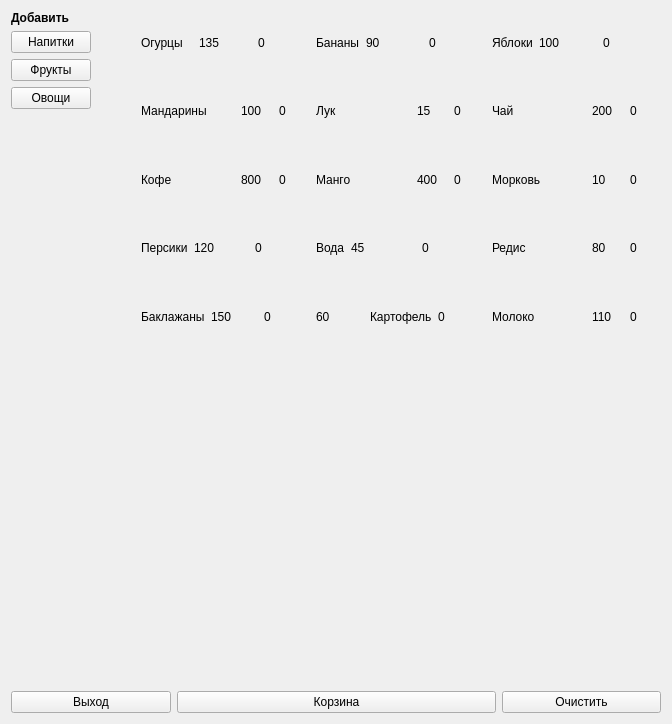
<?xml version="1.0" encoding="UTF-8"?>
<ui version="4.0">
 <class>Selector</class>
 <widget class="QMainWindow" name="Selector">
  <property name="geometry">
   <rect>
    <x>0</x>
    <y>0</y>
    <width>672</width>
    <height>724</height>
   </rect>
  </property>
  <property name="windowTitle">
   <string>Лавка</string>
  </property>
  <widget class="QWidget" name="centralWidget">
   <layout class="QVBoxLayout" name="verticalLayout_2">
    <item>
     <layout class="QHBoxLayout" name="horizontalLayout">
      <property name="spacing">
       <number>50</number>
      </property>
      <item>
       <layout class="QVBoxLayout" name="verticalLayout_3">
        <item>
         <widget class="QLabel" name="label">
          <property name="sizePolicy">
           <sizepolicy hsizetype="Maximum" vsizetype="Maximum">
            <horstretch>0</horstretch>
            <verstretch>0</verstretch>
           </sizepolicy>
          </property>
          <property name="font">
           <font>
            <bold>true</bold>
           </font>
          </property>
          <property name="text">
           <string>Добавить</string>
          </property>
         </widget>
        </item>
        <item>
         <widget class="QPushButton" name="pb_drink">
          <property name="text">
           <string>Напитки</string>
          </property>
         </widget>
        </item>
        <item>
         <widget class="QPushButton" name="pb_fruit">
          <property name="text">
           <string>Фрукты</string>
          </property>
         </widget>
        </item>
        <item>
         <widget class="QPushButton" name="pb_vegetable">
          <property name="text">
           <string>Овощи</string>
          </property>
         </widget>
        </item>
        <item>
         <spacer name="verticalSpacer">
          <property name="orientation">
           <enum>Qt::Orientation::Vertical</enum>
          </property>
          <property name="sizeHint" stdset="0">
           <size>
            <width>20</width>
            <height>40</height>
           </size>
          </property>
         </spacer>
        </item>
       </layout>
      </item>
      <item>
       <layout class="QGridLayout" name="gridLayout_2">
        <item row="3" column="1">
         <layout class="QHBoxLayout" name="horizontalLayout_10" stretch="3,1,1">
          <item>
           <widget class="ClickableLabel" name="lbl_item_8">
            <property name="sizePolicy">
             <sizepolicy hsizetype="Preferred" vsizetype="Preferred">
              <horstretch>0</horstretch>
              <verstretch>0</verstretch>
             </sizepolicy>
            </property>
            <property name="text">
             <string>Манго</string>
            </property>
           </widget>
          </item>
          <item>
           <widget class="QLabel" name="lbl_cost_8">
            <property name="text">
             <string>400</string>
            </property>
           </widget>
          </item>
          <item>
           <widget class="QLabel" name="lbl_q_8">
            <property name="sizePolicy">
             <sizepolicy hsizetype="Preferred" vsizetype="Preferred">
              <horstretch>0</horstretch>
              <verstretch>0</verstretch>
             </sizepolicy>
            </property>
            <property name="text">
             <string>0</string>
            </property>
           </widget>
          </item>
         </layout>
        </item>
        <item row="0" column="2">
         <layout class="QHBoxLayout" name="horizontalLayout_3" stretch="0,1,1">
          <item>
           <widget class="ClickableLabel" name="lbl_item_1">
            <property name="sizePolicy">
             <sizepolicy hsizetype="Preferred" vsizetype="Preferred">
              <horstretch>0</horstretch>
              <verstretch>0</verstretch>
             </sizepolicy>
            </property>
            <property name="text">
             <string>Яблоки</string>
            </property>
           </widget>
          </item>
          <item>
           <widget class="QLabel" name="lbl_cost_1">
            <property name="text">
             <string>100</string>
            </property>
           </widget>
          </item>
          <item>
           <widget class="QLabel" name="lbl_q_1">
            <property name="sizePolicy">
             <sizepolicy hsizetype="Preferred" vsizetype="Preferred">
              <horstretch>0</horstretch>
              <verstretch>0</verstretch>
             </sizepolicy>
            </property>
            <property name="text">
             <string>0</string>
            </property>
           </widget>
          </item>
         </layout>
        </item>
        <item row="2" column="0">
         <layout class="QHBoxLayout" name="horizontalLayout_15" stretch="3,1,1">
          <item>
           <widget class="ClickableLabel" name="lbl_item_13">
            <property name="sizePolicy">
             <sizepolicy hsizetype="Preferred" vsizetype="Preferred">
              <horstretch>0</horstretch>
              <verstretch>0</verstretch>
             </sizepolicy>
            </property>
            <property name="text">
             <string>Мандарины</string>
            </property>
           </widget>
          </item>
          <item>
           <widget class="QLabel" name="lbl_cost_13">
            <property name="text">
             <string>100</string>
            </property>
           </widget>
          </item>
          <item>
           <widget class="QLabel" name="lbl_q_13">
            <property name="sizePolicy">
             <sizepolicy hsizetype="Preferred" vsizetype="Preferred">
              <horstretch>0</horstretch>
              <verstretch>0</verstretch>
             </sizepolicy>
            </property>
            <property name="text">
             <string>0</string>
            </property>
           </widget>
          </item>
         </layout>
        </item>
        <item row="2" column="2">
         <layout class="QHBoxLayout" name="horizontalLayout_8" stretch="3,1,1">
          <item>
           <widget class="ClickableLabel" name="lbl_item_6">
            <property name="sizePolicy">
             <sizepolicy hsizetype="Preferred" vsizetype="Preferred">
              <horstretch>0</horstretch>
              <verstretch>0</verstretch>
             </sizepolicy>
            </property>
            <property name="text">
             <string>Чай</string>
            </property>
           </widget>
          </item>
          <item>
           <widget class="QLabel" name="lbl_cost_6">
            <property name="text">
             <string>200</string>
            </property>
           </widget>
          </item>
          <item>
           <widget class="QLabel" name="lbl_q_6">
            <property name="sizePolicy">
             <sizepolicy hsizetype="Preferred" vsizetype="Preferred">
              <horstretch>0</horstretch>
              <verstretch>0</verstretch>
             </sizepolicy>
            </property>
            <property name="text">
             <string>0</string>
            </property>
           </widget>
          </item>
         </layout>
        </item>
        <item row="4" column="2">
         <layout class="QHBoxLayout" name="horizontalLayout_17" stretch="3,1,1">
          <item>
           <widget class="ClickableLabel" name="lbl_item_15">
            <property name="sizePolicy">
             <sizepolicy hsizetype="Preferred" vsizetype="Preferred">
              <horstretch>0</horstretch>
              <verstretch>0</verstretch>
             </sizepolicy>
            </property>
            <property name="text">
             <string>Редис</string>
            </property>
           </widget>
          </item>
          <item>
           <widget class="QLabel" name="lbl_cost_15">
            <property name="text">
             <string>80</string>
            </property>
           </widget>
          </item>
          <item>
           <widget class="QLabel" name="lbl_q_15">
            <property name="sizePolicy">
             <sizepolicy hsizetype="Preferred" vsizetype="Preferred">
              <horstretch>0</horstretch>
              <verstretch>0</verstretch>
             </sizepolicy>
            </property>
            <property name="text">
             <string>0</string>
            </property>
           </widget>
          </item>
         </layout>
        </item>
        <item row="4" column="1">
         <layout class="QHBoxLayout" name="horizontalLayout_12" stretch="0,1,1">
          <item>
           <widget class="ClickableLabel" name="lbl_item_10">
            <property name="sizePolicy">
             <sizepolicy hsizetype="Preferred" vsizetype="Preferred">
              <horstretch>0</horstretch>
              <verstretch>0</verstretch>
             </sizepolicy>
            </property>
            <property name="text">
             <string>Вода</string>
            </property>
           </widget>
          </item>
          <item>
           <widget class="QLabel" name="lbl_cost_10">
            <property name="text">
             <string>45</string>
            </property>
           </widget>
          </item>
          <item>
           <widget class="QLabel" name="lbl_q_10">
            <property name="sizePolicy">
             <sizepolicy hsizetype="Preferred" vsizetype="Preferred">
              <horstretch>0</horstretch>
              <verstretch>0</verstretch>
             </sizepolicy>
            </property>
            <property name="text">
             <string>0</string>
            </property>
           </widget>
          </item>
         </layout>
        </item>
        <item row="0" column="1">
         <layout class="QHBoxLayout" name="horizontalLayout_14" stretch="0,1,1">
          <item>
           <widget class="ClickableLabel" name="lbl_item_12">
            <property name="sizePolicy">
             <sizepolicy hsizetype="Preferred" vsizetype="Preferred">
              <horstretch>0</horstretch>
              <verstretch>0</verstretch>
             </sizepolicy>
            </property>
            <property name="text">
             <string>Бананы</string>
            </property>
           </widget>
          </item>
          <item>
           <widget class="QLabel" name="lbl_cost_12">
            <property name="text">
             <string>90</string>
            </property>
           </widget>
          </item>
          <item>
           <widget class="QLabel" name="lbl_q_12">
            <property name="sizePolicy">
             <sizepolicy hsizetype="Preferred" vsizetype="Preferred">
              <horstretch>0</horstretch>
              <verstretch>0</verstretch>
             </sizepolicy>
            </property>
            <property name="text">
             <string>0</string>
            </property>
           </widget>
          </item>
         </layout>
        </item>
        <item row="6" column="2">
         <layout class="QHBoxLayout" name="horizontalLayout_5" stretch="3,1,1">
          <item>
           <widget class="ClickableLabel" name="lbl_item_3">
            <property name="sizePolicy">
             <sizepolicy hsizetype="Preferred" vsizetype="Preferred">
              <horstretch>0</horstretch>
              <verstretch>0</verstretch>
             </sizepolicy>
            </property>
            <property name="text">
             <string>Молоко</string>
            </property>
           </widget>
          </item>
          <item>
           <widget class="QLabel" name="lbl_cost_3">
            <property name="text">
             <string>110</string>
            </property>
           </widget>
          </item>
          <item>
           <widget class="QLabel" name="lbl_q_3">
            <property name="sizePolicy">
             <sizepolicy hsizetype="Preferred" vsizetype="Preferred">
              <horstretch>0</horstretch>
              <verstretch>0</verstretch>
             </sizepolicy>
            </property>
            <property name="text">
             <string>0</string>
            </property>
           </widget>
          </item>
         </layout>
        </item>
        <item row="2" column="1">
         <layout class="QHBoxLayout" name="horizontalLayout_11" stretch="3,1,1">
          <item>
           <widget class="ClickableLabel" name="lbl_item_9">
            <property name="sizePolicy">
             <sizepolicy hsizetype="Preferred" vsizetype="Preferred">
              <horstretch>0</horstretch>
              <verstretch>0</verstretch>
             </sizepolicy>
            </property>
            <property name="text">
             <string>Лук</string>
            </property>
           </widget>
          </item>
          <item>
           <widget class="QLabel" name="lbl_cost_9">
            <property name="text">
             <string>15</string>
            </property>
           </widget>
          </item>
          <item>
           <widget class="QLabel" name="lbl_q_9">
            <property name="sizePolicy">
             <sizepolicy hsizetype="Preferred" vsizetype="Preferred">
              <horstretch>0</horstretch>
              <verstretch>0</verstretch>
             </sizepolicy>
            </property>
            <property name="text">
             <string>0</string>
            </property>
           </widget>
          </item>
         </layout>
        </item>
        <item row="0" column="0">
         <layout class="QHBoxLayout" name="horizontalLayout_13" stretch="0,0,0">
          <item>
           <widget class="ClickableLabel" name="lbl_item_11">
            <property name="sizePolicy">
             <sizepolicy hsizetype="Preferred" vsizetype="Preferred">
              <horstretch>0</horstretch>
              <verstretch>0</verstretch>
             </sizepolicy>
            </property>
            <property name="text">
             <string>Огурцы</string>
            </property>
           </widget>
          </item>
          <item>
           <widget class="QLabel" name="lbl_cost_11">
            <property name="text">
             <string>135</string>
            </property>
           </widget>
          </item>
          <item>
           <widget class="QLabel" name="lbl_q_11">
            <property name="sizePolicy">
             <sizepolicy hsizetype="Preferred" vsizetype="Preferred">
              <horstretch>0</horstretch>
              <verstretch>0</verstretch>
             </sizepolicy>
            </property>
            <property name="text">
             <string>0</string>
            </property>
           </widget>
          </item>
         </layout>
        </item>
        <item row="3" column="2">
         <layout class="QHBoxLayout" name="horizontalLayout_7" stretch="3,1,1">
          <item>
           <widget class="ClickableLabel" name="lbl_item_5">
            <property name="sizePolicy">
             <sizepolicy hsizetype="Preferred" vsizetype="Preferred">
              <horstretch>0</horstretch>
              <verstretch>0</verstretch>
             </sizepolicy>
            </property>
            <property name="text">
             <string>Морковь</string>
            </property>
           </widget>
          </item>
          <item>
           <widget class="QLabel" name="lbl_cost_5">
            <property name="text">
             <string>10</string>
            </property>
           </widget>
          </item>
          <item>
           <widget class="QLabel" name="lbl_q_5">
            <property name="sizePolicy">
             <sizepolicy hsizetype="Preferred" vsizetype="Preferred">
              <horstretch>0</horstretch>
              <verstretch>0</verstretch>
             </sizepolicy>
            </property>
            <property name="text">
             <string>0</string>
            </property>
           </widget>
          </item>
         </layout>
        </item>
        <item row="3" column="0">
         <layout class="QHBoxLayout" name="horizontalLayout_16" stretch="3,1,1">
          <item>
           <widget class="ClickableLabel" name="lbl_item_14">
            <property name="sizePolicy">
             <sizepolicy hsizetype="Preferred" vsizetype="Preferred">
              <horstretch>0</horstretch>
              <verstretch>0</verstretch>
             </sizepolicy>
            </property>
            <property name="text">
             <string>Кофе</string>
            </property>
           </widget>
          </item>
          <item>
           <widget class="QLabel" name="lbl_cost_14">
            <property name="text">
             <string>800</string>
            </property>
           </widget>
          </item>
          <item>
           <widget class="QLabel" name="lbl_q_14">
            <property name="sizePolicy">
             <sizepolicy hsizetype="Preferred" vsizetype="Preferred">
              <horstretch>0</horstretch>
              <verstretch>0</verstretch>
             </sizepolicy>
            </property>
            <property name="text">
             <string>0</string>
            </property>
           </widget>
          </item>
         </layout>
        </item>
        <item row="4" column="0">
         <layout class="QHBoxLayout" name="horizontalLayout_6" stretch="0,1,1">
          <item>
           <widget class="ClickableLabel" name="lbl_item_4">
            <property name="sizePolicy">
             <sizepolicy hsizetype="Preferred" vsizetype="Preferred">
              <horstretch>0</horstretch>
              <verstretch>0</verstretch>
             </sizepolicy>
            </property>
            <property name="text">
             <string>Персики</string>
            </property>
           </widget>
          </item>
          <item>
           <widget class="QLabel" name="lbl_cost_4">
            <property name="text">
             <string>120</string>
            </property>
           </widget>
          </item>
          <item>
           <widget class="QLabel" name="lbl_q_4">
            <property name="sizePolicy">
             <sizepolicy hsizetype="Preferred" vsizetype="Preferred">
              <horstretch>0</horstretch>
              <verstretch>0</verstretch>
             </sizepolicy>
            </property>
            <property name="text">
             <string>0</string>
            </property>
           </widget>
          </item>
         </layout>
        </item>
        <item row="6" column="0">
         <layout class="QHBoxLayout" name="horizontalLayout_9" stretch="0,0,0">
          <item>
           <widget class="ClickableLabel" name="lbl_item_7">
            <property name="sizePolicy">
             <sizepolicy hsizetype="Preferred" vsizetype="Preferred">
              <horstretch>0</horstretch>
              <verstretch>0</verstretch>
             </sizepolicy>
            </property>
            <property name="text">
             <string>Баклажаны</string>
            </property>
           </widget>
          </item>
          <item>
           <widget class="QLabel" name="lbl_cost_7">
            <property name="text">
             <string>150</string>
            </property>
           </widget>
          </item>
          <item>
           <widget class="QLabel" name="lbl_q_7">
            <property name="sizePolicy">
             <sizepolicy hsizetype="Preferred" vsizetype="Preferred">
              <horstretch>0</horstretch>
              <verstretch>0</verstretch>
             </sizepolicy>
            </property>
            <property name="text">
             <string>0</string>
            </property>
           </widget>
          </item>
         </layout>
        </item>
        <item row="6" column="1">
         <layout class="QHBoxLayout" name="horizontalLayout_4" stretch="1,0,1">
          <item>
           <widget class="QLabel" name="lbl_cost_2">
            <property name="text">
             <string>60</string>
            </property>
           </widget>
          </item>
          <item>
           <widget class="ClickableLabel" name="lbl_item_2">
            <property name="sizePolicy">
             <sizepolicy hsizetype="Preferred" vsizetype="Preferred">
              <horstretch>0</horstretch>
              <verstretch>0</verstretch>
             </sizepolicy>
            </property>
            <property name="text">
             <string>Картофель</string>
            </property>
           </widget>
          </item>
          <item>
           <widget class="QLabel" name="lbl_q_2">
            <property name="sizePolicy">
             <sizepolicy hsizetype="Preferred" vsizetype="Preferred">
              <horstretch>0</horstretch>
              <verstretch>0</verstretch>
             </sizepolicy>
            </property>
            <property name="text">
             <string>0</string>
            </property>
           </widget>
          </item>
         </layout>
        </item>
       </layout>
      </item>
     </layout>
    </item>
    <item>
     <spacer name="verticalSpacer_2">
      <property name="orientation">
       <enum>Qt::Orientation::Vertical</enum>
      </property>
      <property name="sizeHint" stdset="0">
       <size>
        <width>20</width>
        <height>331</height>
       </size>
      </property>
     </spacer>
    </item>
    <item>
     <layout class="QHBoxLayout" name="horizontalLayout_2" stretch="1,2,1">
      <item>
       <widget class="QPushButton" name="btn_exit">
        <property name="text">
         <string>Выход</string>
        </property>
       </widget>
      </item>
      <item>
       <widget class="QPushButton" name="btn_cart">
        <property name="text">
         <string>Корзина</string>
        </property>
       </widget>
      </item>
      <item>
       <widget class="QPushButton" name="btn_clear">
        <property name="text">
         <string>Очистить</string>
        </property>
       </widget>
      </item>
     </layout>
    </item>
   </layout>
  </widget>
 </widget>
 <layoutdefault spacing="6" margin="11"/>
 <customwidgets>
  <customwidget>
   <class>ClickableLabel</class>
   <extends>QLabel</extends>
   <header>clickablelabel.h</header>
  </customwidget>
 </customwidgets>
 <resources/>
 <connections>
  <connection>
   <sender>btn_exit</sender>
   <signal>clicked()</signal>
   <receiver>Selector</receiver>
   <slot>close()</slot>
   <hints>
    <hint type="sourcelabel">
     <x>639</x>
     <y>378</y>
    </hint>
    <hint type="destinationlabel">
     <x>368</x>
     <y>203</y>
    </hint>
   </hints>
  </connection>
 </connections>
</ui>
